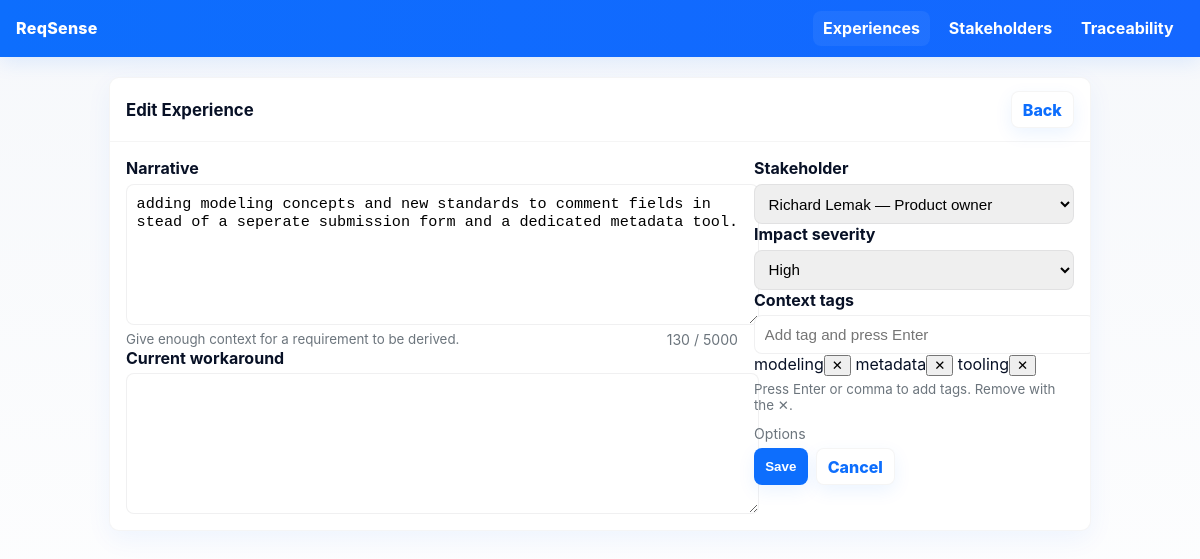
/experiences/2/edit, run on the app's committed database.
### src/models.py (models this page shows, shortened)
class Experience(db.Model):
    __tablename__ = 'experiences'
    id = db.Column(db.Integer, primary_key=True)
    experience_id = db.Column(db.String(16), unique=True)
    narrative_text = db.Column(db.Text, nullable=False)
    stakeholder_id = db.Column(db.Integer, db.ForeignKey('stakeholders.id'))
    context_tags = db.Column(JSON)               # stores list of tags
    participants = db.Column(JSON)
    pain_points = db.Column(JSON)
    current_workaround = db.Column(db.Text)
    impact_severity = db.Column(db.String(50))
    emotional_indicators = db.Column(JSON)
    created_at = db.Column(db.DateTime(timezone=True), default=lambda: datetime.now(timezone.utc))
    updated_at = db.Column(db.DateTime(timezone=True), onupdate=lambda: datetime.now(timezone.utc))
    stakeholder = db.relationship('Stakeholder', back_populates='experiences')
    requirements = db.relationship(
        'Requirement',
        secondary=experience_requirement_link,
        back_populates='experiences',
        overlaps="requirements,experiences"
    )
    analysis = db.relationship('ExperienceAnalysis',
                             back_populates='experience',
                             uselist=False)

class Stakeholder(db.Model):
    __tablename__ = 'stakeholders'
    id = db.Column(db.Integer, primary_key=True)
    name = db.Column(db.String(255), nullable=False)
    role = db.Column(db.String(255), nullable=True)
    department = db.Column(db.String(255), nullable=True)
    email = db.Column(db.String(255), nullable=True)
    type = db.Column(db.String(100), nullable=True)       # e.g. Customer, Partner, Internal
    importance = db.Column(db.Integer, nullable=True)    # 0..10
    influence = db.Column(db.Integer, nullable=True)     # 0..10
    notes = db.Column(db.Text, nullable=True)
    created_at = db.Column(db.DateTime(timezone=True), default=lambda: datetime.now(timezone.utc))
    experiences = db.relationship('Experience', back_populates='stakeholder', lazy='select')
    requirements = db.relationship(
        'RequirementSubmission',
        secondary=stakeholder_requirements,
        back_populates='stakeholders',
        lazy='select'
    )

### src/routes/experiences.py (the view, shortened to what this page needs)
@experiences_bp.route('/<int:experience_id>/edit', methods=['GET', 'POST'])
def edit_experience(experience_id):
    exp = Experience.query.get_or_404(experience_id)
    stakeholders = Stakeholder.query.order_by(Stakeholder.name).all()
    return render_template('experiences/edit_experience.html', experience=exp, stakeholders=stakeholders)

### src/templates/experiences/edit_experience.html (shortened to what this page needs)
{% extends "base.html" %}
{% block content %}
<div class="table-card" style="max-width:980px;margin:1.25rem auto;">
  <div class="table-header">
    <h2>Edit Experience</h2>
    <div><a class="btn secondary" href="{{ url_for('experiences.overview') }}">Back</a></div>
  </div>
  <form method="post" style="padding:1rem;display:grid;gap:1rem" id="edit-experience-form">
    <div class="form-grid">
      <div>
        <div class="form-field">
          <label for="narrative" style="font-weight:700">Narrative</label>
          <textarea id="narrative" name="narrative_text" required maxlength="5000">{{ experience.narrative_text }}</textarea>
          <div style="display:flex;justify-content:space-between">
            <small class="muted">Give enough context for a requirement to be derived.</small>
            <small id="char-count" class="small muted">0 / 5000</small>
          </div>
        </div>
        <div class="form-field">
          <label for="current_workaround" style="font-weight:700">Current workaround</label>
          <textarea id="current_workaround" name="current_workaround">{{ experience.current_workaround or '' }}</textarea>
        </div>
      </div>
      <aside>
        <div class="form-field">
          <label for="stakeholder" style="font-weight:700">Stakeholder</label>
          <select id="stakeholder" name="stakeholder_id">
            {% for s in stakeholders %}
            <option value="{{ s.id }}" {% if experience.stakeholder_id==s.id %}selected{% endif %}>{{ s.name }}{% if s.role %} — {{ s.role }}{% endif %}</option>
            {% endfor %}
          </select>
        </div>
        <div class="form-field">
          <label for="impact_severity" style="font-weight:700">Impact severity</label>
          <select id="impact_severity" name="impact_severity">
            {% for level in ['Low','Medium','High','Critical'] %}
            <option value="{{ level }}" {% if experience.impact_severity==level %}selected{% endif %}>{{ level }}</option>
            {% endfor %}
          </select>
        </div>
        <div class="form-field">
          <label style="font-weight:700">Context tags</label>
          <div id="tag-input" aria-live="polite">
            <input id="tag-box" type="text" placeholder="Add tag and press Enter" />
            {% if experience.context_tags %}
              {% for t in experience.context_tags %}
                <span class="tag-badge" data-tag="{{ t|e }}">{{ t }}<button type="button" aria-label="Remove tag">✕</button></span>
              {% endfor %}
            {% endif %}
          </div>
          <small class="muted">Press Enter or comma to add tags. Remove with the ✕.</small>
        </div>
        <div style="margin-top:.6rem">
          <label class="small muted">Options</label>
          <div style="display:flex;gap:.5rem;margin-top:.35rem">
            <button type="submit" class="btn">Save</button>
            <a class="btn secondary" href="{{ url_for('experiences.overview') }}">Cancel</a>
          </div>
        </div>
      </aside>
    </div>
  </form>
</div>
{% endblock %}

### src/templates/base.html (style rules this page uses)
:root { --accent:#0d6efd; --bg:#f6f8fb; --card:#ffffff; --muted:#6c757d; --radius:10px; --shadow: 0 8px 26px rgba(13,110,253,0.06); }
html,body { height:100%;margin:0;font-family:Inter,system-ui,Segoe UI,Roboto,Arial;color:#081126;background:linear-gradient(180deg,var(--bg),#ffffff) }
.table-card { background:var(--card);border-radius:var(--radius);box-shadow:var(--shadow);overflow:hidden;margin-bottom:1.25rem;border:1px solid rgba(2,6,23,0.04) }
.table-header { display:flex;justify-content:space-between;align-items:center;padding:.85rem 1rem;border-bottom:1px solid rgba(2,6,23,0.04) }
.table-header h2 { margin:0;font-size:1.05rem }
.btn { display:inline-block;background:var(--accent);color:#fff;padding:.45rem .7rem;border-radius:8px;text-decoration:none;font-weight:800;border:none;cursor:pointer;box-shadow:0 6px 18px rgba(13,110,253,0.08) }
.btn.secondary { background:#fff;color:var(--accent);border:1px solid rgba(2,6,23,0.04) }
.muted { color:var(--muted) }
.small { font-size:.88rem;color:var(--muted) }
.form-grid { display:grid;grid-template-columns:1fr 320px;gap:1rem }
.form-field { display:flex;flex-direction:column;gap:.35rem }
input[type="text"], select, textarea { width:100%;padding:.6rem;border-radius:8px;border:1px solid rgba(2,6,23,0.06);font-size:.95rem }
textarea { min-height:120px;resize:vertical }

### data on the page
Experience: narrative_text "adding modeling concepts and new standards to comment fields in stead of a seperate submission form and a dedicated metadata tool.", stakeholder_id "Richard Lemak — Product owner", impact_severity "High"

### other printed values
{{ t }} "modeling" "metadata" "tooling"
